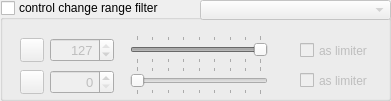
  <widget class="QGroupBox" name="groupBoxCCLimit">
   <property name="geometry">
    <rect>
     <x>440</x>
     <y>420</y>
     <width>391</width>
     <height>101</height>
    </rect>
   </property>
   <property name="toolTip">
    <string>Filter limits of control change value</string>
   </property>
   <property name="title">
    <string>control change range filter</string>
   </property>
   <property name="flat">
    <bool>false</bool>
   </property>
   <property name="checkable">
    <bool>true</bool>
   </property>
   <property name="checked">
    <bool>false</bool>
   </property>
   <widget class="QSlider" name="hsCCLow">
    <property name="geometry">
     <rect>
      <x>130</x>
      <y>66</y>
      <width>138</width>
      <height>29</height>
     </rect>
    </property>
    <property name="toolTip">
     <string>set lowest value of controller</string>
    </property>
    <property name="styleSheet">
     <string notr="true">background-image: url(:/images/slider_h.png); background-repeat: no-repeat; background-position:center; </string>
    </property>
    <property name="minimum">
     <number>0</number>
    </property>
    <property name="maximum">
     <number>127</number>
    </property>
    <property name="pageStep">
     <number>16</number>
    </property>
    <property name="value">
     <number>0</number>
    </property>
    <property name="orientation">
     <enum>Qt::Horizontal</enum>
    </property>
    <property name="invertedAppearance">
     <bool>false</bool>
    </property>
    <property name="invertedControls">
     <bool>false</bool>
    </property>
    <property name="tickPosition">
     <enum>QSlider::TicksBothSides</enum>
    </property>
    <property name="tickInterval">
     <number>16</number>
    </property>
   </widget>
   <widget class="QSlider" name="hsCCHigh">
    <property name="geometry">
     <rect>
      <x>130</x>
      <y>35</y>
      <width>138</width>
      <height>29</height>
     </rect>
    </property>
    <property name="toolTip">
     <string>set highest value of controller</string>
    </property>
    <property name="styleSheet">
     <string notr="true">background-image: url(:/images/slider_h.png); background-repeat: no-repeat; background-position:center; </string>
    </property>
    <property name="minimum">
     <number>0</number>
    </property>
    <property name="maximum">
     <number>127</number>
    </property>
    <property name="pageStep">
     <number>16</number>
    </property>
    <property name="value">
     <number>127</number>
    </property>
    <property name="orientation">
     <enum>Qt::Horizontal</enum>
    </property>
    <property name="invertedAppearance">
     <bool>false</bool>
    </property>
    <property name="tickPosition">
     <enum>QSlider::TicksBothSides</enum>
    </property>
    <property name="tickInterval">
     <number>16</number>
    </property>
   </widget>
   <widget class="QCheckBox" name="cbCCLimitIfHigh">
    <property name="geometry">
     <rect>
      <x>300</x>
      <y>40</y>
      <width>86</width>
      <height>21</height>
     </rect>
    </property>
    <property name="font">
     <font>
      <pointsize>9</pointsize>
      <italic>false</italic>
      <bold>false</bold>
      <underline>false</underline>
      <strikeout>false</strikeout>
      <stylestrategy>PreferAntialias</stylestrategy>
      <kerning>true</kerning>
     </font>
    </property>
    <property name="toolTip">
     <string>If the input value is greater than defined value, it will limited to defined value</string>
    </property>
    <property name="text">
     <string>as limiter</string>
    </property>
    <property name="checked">
     <bool>false</bool>
    </property>
   </widget>
   <widget class="QCheckBox" name="cbCCLimitIfLow">
    <property name="geometry">
     <rect>
      <x>300</x>
      <y>70</y>
      <width>86</width>
      <height>21</height>
     </rect>
    </property>
    <property name="font">
     <font>
      <pointsize>9</pointsize>
      <italic>false</italic>
      <bold>false</bold>
      <underline>false</underline>
      <strikeout>false</strikeout>
      <stylestrategy>PreferAntialias</stylestrategy>
      <kerning>true</kerning>
     </font>
    </property>
    <property name="toolTip">
     <string>If the input value is lowest than defined value, it will limited to defined value</string>
    </property>
    <property name="text">
     <string>as limiter</string>
    </property>
    <property name="checked">
     <bool>false</bool>
    </property>
   </widget>
   <widget class="QSpinBox" name="sbCCHigh">
    <property name="geometry">
     <rect>
      <x>50</x>
      <y>38</y>
      <width>64</width>
      <height>24</height>
     </rect>
    </property>
    <property name="font">
     <font>
      <pointsize>10</pointsize>
      <italic>false</italic>
      <bold>false</bold>
      <underline>false</underline>
      <strikeout>false</strikeout>
      <stylestrategy>PreferAntialias</stylestrategy>
      <kerning>true</kerning>
     </font>
    </property>
    <property name="toolTip">
     <string>Highest controller value</string>
    </property>
    <property name="alignment">
     <set>Qt::AlignRight|Qt::AlignTrailing|Qt::AlignVCenter</set>
    </property>
    <property name="minimum">
     <number>0</number>
    </property>
    <property name="maximum">
     <number>127</number>
    </property>
    <property name="value">
     <number>127</number>
    </property>
   </widget>
   <widget class="QSpinBox" name="sbCCLow">
    <property name="geometry">
     <rect>
      <x>50</x>
      <y>70</y>
      <width>64</width>
      <height>24</height>
     </rect>
    </property>
    <property name="font">
     <font>
      <pointsize>10</pointsize>
      <italic>false</italic>
      <bold>false</bold>
      <underline>false</underline>
      <strikeout>false</strikeout>
      <stylestrategy>PreferAntialias</stylestrategy>
      <kerning>true</kerning>
     </font>
    </property>
    <property name="toolTip">
     <string>Lowest controller value</string>
    </property>
    <property name="alignment">
     <set>Qt::AlignRight|Qt::AlignTrailing|Qt::AlignVCenter</set>
    </property>
    <property name="minimum">
     <number>0</number>
    </property>
    <property name="maximum">
     <number>127</number>
    </property>
    <property name="value">
     <number>0</number>
    </property>
   </widget>
   <widget class="QPushButton" name="buttonCCRangeLow">
    <property name="geometry">
     <rect>
      <x>20</x>
      <y>70</y>
      <width>24</width>
      <height>24</height>
     </rect>
    </property>
    <property name="font">
     <font>
      <pointsize>7</pointsize>
      <italic>false</italic>
      <bold>false</bold>
      <underline>false</underline>
      <strikeout>false</strikeout>
      <stylestrategy>PreferAntialias</stylestrategy>
      <kerning>true</kerning>
     </font>
    </property>
    <property name="toolTip">
     <string>learn lowest value of from controller</string>
    </property>
    <property name="text">
     <string/>
    </property>
    <property name="icon">
     <iconset resource="resources.qrc">
      <normaloff>:/images/controller_listen.png</normaloff>
      <normalon>:/images/controller_listen_pressed.png</normalon>:/images/controller_listen.png</iconset>
    </property>
    <property name="checkable">
     <bool>true</bool>
    </property>
   </widget>
   <widget class="QPushButton" name="buttonCCRangeHi">
    <property name="geometry">
     <rect>
      <x>20</x>
      <y>38</y>
      <width>24</width>
      <height>24</height>
     </rect>
    </property>
    <property name="font">
     <font>
      <pointsize>7</pointsize>
      <italic>false</italic>
      <bold>false</bold>
      <underline>false</underline>
      <strikeout>false</strikeout>
      <stylestrategy>PreferAntialias</stylestrategy>
      <kerning>true</kerning>
     </font>
    </property>
    <property name="toolTip">
     <string>learn highest value of from controller</string>
    </property>
    <property name="text">
     <string/>
    </property>
    <property name="icon">
     <iconset resource="resources.qrc">
      <normaloff>:/images/controller_listen.png</normaloff>
      <normalon>:/images/controller_listen_pressed.png</normalon>:/images/controller_listen.png</iconset>
    </property>
    <property name="checkable">
     <bool>true</bool>
    </property>
   </widget>
   <widget class="QWidget" name="verticalLayoutWidget_23">
    <property name="geometry">
     <rect>
      <x>280</x>
      <y>45</y>
      <width>10</width>
      <height>10</height>
     </rect>
    </property>
    <layout class="QVBoxLayout" name="layoutLedCCHigh"/>
   </widget>
   <widget class="QWidget" name="verticalLayoutWidget_24">
    <property name="geometry">
     <rect>
      <x>280</x>
      <y>60</y>
      <width>10</width>
      <height>10</height>
     </rect>
    </property>
    <layout class="QVBoxLayout" name="layoutLedCCMatch"/>
   </widget>
   <widget class="QWidget" name="verticalLayoutWidget_25">
    <property name="geometry">
     <rect>
      <x>280</x>
      <y>75</y>
      <width>10</width>
      <height>10</height>
     </rect>
    </property>
    <layout class="QVBoxLayout" name="layoutLedCCLow"/>
   </widget>
   <widget class="QComboBox" name="cbController">
    <property name="geometry">
     <rect>
      <x>200</x>
      <y>0</y>
      <width>191</width>
      <height>20</height>
     </rect>
    </property>
    <property name="font">
     <font>
      <pointsize>8</pointsize>
      <italic>false</italic>
      <bold>false</bold>
      <underline>false</underline>
      <strikeout>false</strikeout>
      <stylestrategy>PreferAntialias</stylestrategy>
      <kerning>true</kerning>
     </font>
    </property>
    <property name="toolTip">
     <string>Select Control Change to limit range.</string>
    </property>
   </widget>
  </widget>
